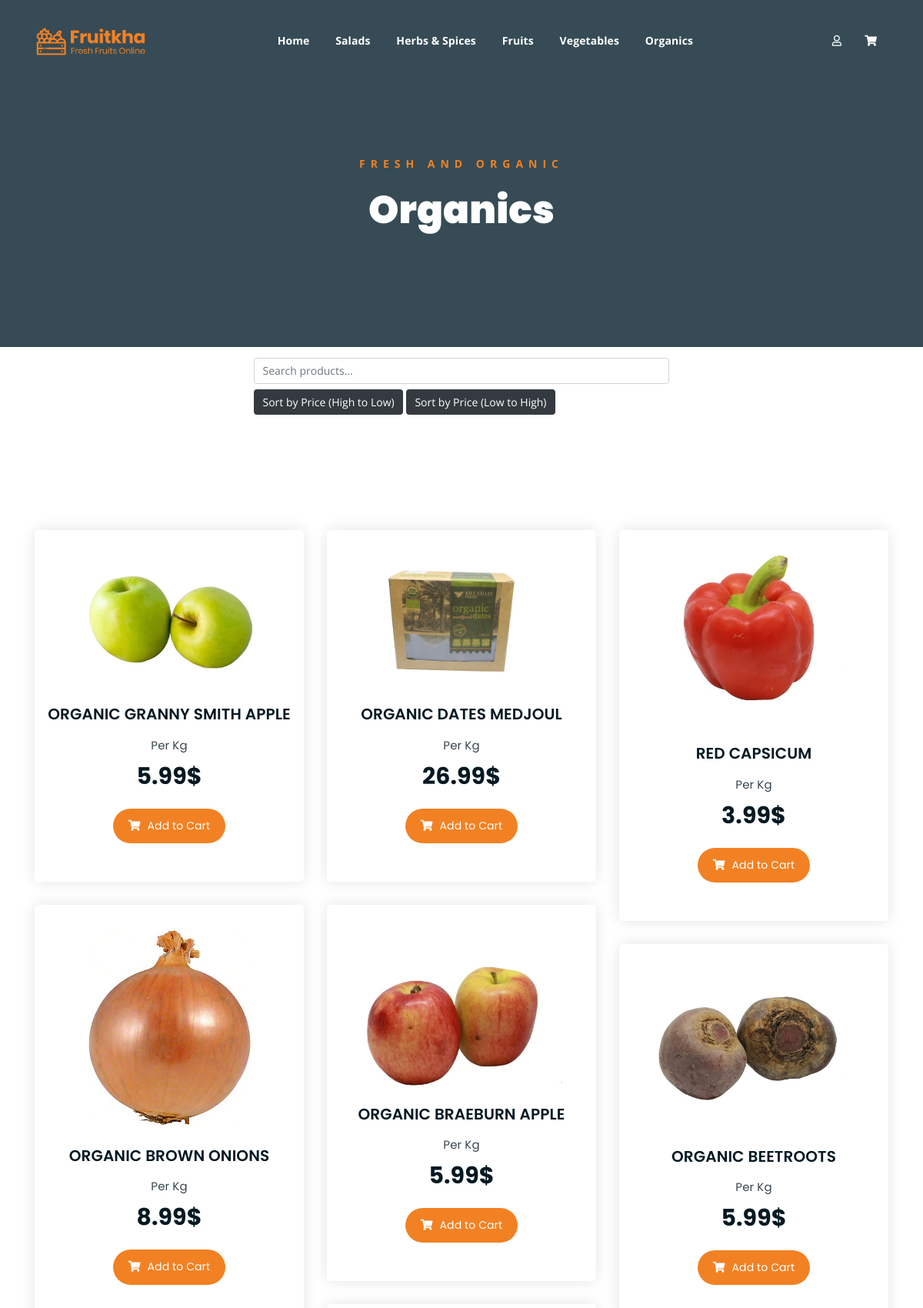
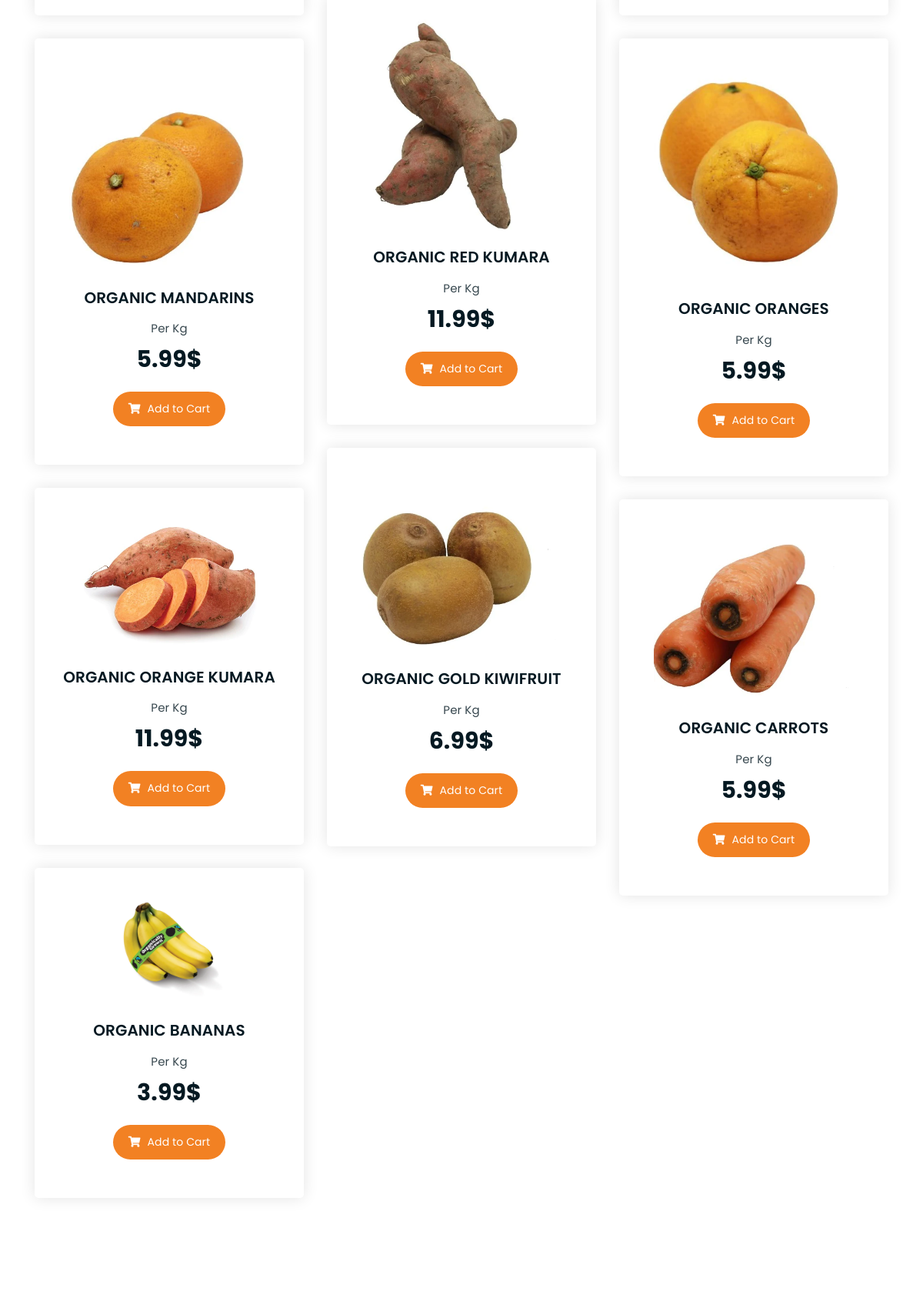
Screenshot of /category/display&id=1 (upper part) with the database file from the repository (2 pictures, top to bottom).
### tables this page shows
CREATE TABLE `categories` (
  `id` int NOT NULL,
  `name` varchar(100) NOT NULL
);

CREATE TABLE `products` (
  `id` int NOT NULL,
  `category_id` int NOT NULL,
  `name` varchar(255) NOT NULL,
  `description` text,
  `price` float(100,2) NOT NULL,
  `stock` int NOT NULL,
  `date` date NOT NULL,
  `image` varchar(255) DEFAULT NULL
);

### config/db.php (called while the page is built)
<?php
class Database {
    public static function connectPDO() {
        $dsn = 'mysql:host=localhost;dbname=ecommerce';
        $username = 'root';
        $password = '';
        try {
            $pdo = new PDO($dsn, $username, $password);
            $pdo->setAttribute(PDO::ATTR_ERRMODE, PDO::ERRMODE_EXCEPTION);
            $pdo->exec("SET NAMES 'utf8'");
            return $pdo;
        } catch (PDOException $e) {
            die('Connection failed: ' . $e->getMessage());
        }
    }
}

### helpers/utils.php (called while the page is built, shortened)
<?php
class Utils{
    public static function showCategories(){
        require_once 'models/category.php';
        $category = new Category();
        $categories = $category->getCategories();
        return $categories;
    }
}

### models/category.php (called while the page is built, shortened)
<?php
class Category{
    private $id;
    private $db;
    public function __construct(){
        $this->db = Database::connectPDO();
    }
    public function setId($id)
    {
        $this->id = $id;
        return $this;
    }
    public function getCategories(){
        $stmt = $this->db->query("SELECT * FROM categories ORDER BY id DESC");
        return $stmt->fetchAll(PDO::FETCH_OBJ);
    }
    public function getSingleCategory(){
        $stmt = $this->db->prepare("SELECT * FROM categories WHERE id = :id");
        $stmt->bindParam(':id', $this->id, PDO::PARAM_INT);
        $stmt->execute();
        return $stmt->fetch(PDO::FETCH_OBJ);
    }
}

### controllers/categoryController.php (called while the page is built, shortened)
<?php
require_once 'models/category.php';
require_once 'models/product.php';
class categoryController{
    public function display(){
        if(isset($_GET['id'])){
            $category = new Category();
            $category->setId($_GET['id']);
            $category = $category->getSingleCategory();
            $product = new Product();
            $product->setCategory_id($_GET['id']);
            $products = $product->getCatProducts();
        }
        require_once 'views_2/categories/display.php';
    }
}

### models/product.php (called while the page is built, shortened)
<?php
class Product {
    private $category_id;
    private $db;
    public function __construct() {
        $this->db = Database::connectPDO();
    }
    public function setCategory_id($category_id) {
        $this->category_id = $category_id;
        return $this;
    }
    public function getCatProducts() {
        $sql = "SELECT p.*, c.name AS 'catName' FROM products p "
            . "INNER JOIN categories c ON c.id = p.category_id "
            . "WHERE p.category_id = :category_id "
            . "ORDER BY id DESC";
        $stmt = $this->db->prepare($sql);
        $stmt->bindParam(':category_id', $this->category_id, PDO::PARAM_INT);
        $stmt->execute();
        return $stmt->fetchAll(PDO::FETCH_OBJ);
    }
}

### views_2/categories/display.php (the view, shortened to what this page needs)
<?php if (isset($category)): ?>
<div class="breadcrumb-section breadcrumb-bg">
    <div class="container">
        <div class="row">
            <div class="col-lg-8 offset-lg-2 text-center">
                <div class="breadcrumb-text">
                    <p>Fresh and Organic</p>
                    <h1><?= ucfirst($category->name); ?></h1>
                </div>
            </div>
        </div>
    </div>
</div>
    <div class="container mt-3 mb-3">
        <div class="row">
            <div class="col-lg-6 offset-lg-3">
                <input type="text" id="searchInput" class="form-control" placeholder="Search products...">
            </div>
            <div class="col-lg-6 offset-lg-3 mt-2">
                <button class="btn btn-dark" id="sortHighToLow">Sort by Price (High to Low)</button>
                <button class="btn btn-dark" id="sortLowToHigh">Sort by Price (Low to High)</button>
            </div>
        </div>
    </div>
<div class="product-section mt-150 mb-150">
    <div class="container" id="searchResults">
        <div class="row product-lists">
            <?php foreach ($products as $product): ?>
            <div class="col-lg-4 col-md-6 text-center">
                <div class="single-product-item">
                    <div class="product-image">
                        <a href="<?= base_url ?>product/singleProduct&id=<?= $product->id ?>"><img src="<?= base_url ?>uploads/images/<?= $product->image ?>" alt=""></a>
                    </div>
                    <h3><?= $product->name ?></h3>
                    <p class="product-price"><span>Per Kg</span> <?= $product->price ?>$ </p>
                    <a href="<?= base_url ?>cart/add&id=<?= $product->id; ?>" class="cart-btn"><i class="fas fa-shopping-cart"></i> Add to Cart</a>
                </div>
            </div>
            <?php endforeach; ?>
        </div>
    </div>
</div>
<?php else: ?>
    <h1>No categories found...</h1>
<?php endif; ?>

### views_2/layout/header.php (shortened to what this page needs)
<!DOCTYPE html>
<html lang="en">
<head>
    <link rel="stylesheet" href="<?=base_url?>assets_2/assets/css/all.min.css">
    <link rel="stylesheet" href="<?=base_url?>assets_2/assets/bootstrap/css/bootstrap.min.css">
    <link rel="stylesheet" href="<?=base_url?>assets_2/assets/css/owl.carousel.css">
    <link rel="stylesheet" href="<?=base_url?>assets_2/assets/css/magnific-popup.css">
    <link rel="stylesheet" href="<?=base_url?>assets_2/assets/css/animate.css">
    <link rel="stylesheet" href="<?=base_url?>assets_2/assets/css/meanmenu.min.css">
    <link rel="stylesheet" href="<?=base_url?>assets_2/assets/css/main.css">
    <link rel="stylesheet" href="<?=base_url?>assets_2/assets/css/responsive.css">
    <link rel="stylesheet" href="<?=base_url?>assets_2/assets/css/customscrollbar.css">
</head>
<body>
<div class="top-header-area" id="sticker">
    <div class="container">
        <div class="row">
            <div class="col-lg-12 col-sm-12 text-center">
                <div class="main-menu-wrap">
                    <div class="site-logo">
                        <a href="<?=base_url?>">
                            <img src="<?=base_url?>assets_2/assets/img/logo.png" alt="">
                        </a>
                    </div>
                    <nav class="main-menu">
                        <ul>
                            <li><a href="<?=base_url?>">Home</a></li>
                            <?php
                            $categories = Utils::showCategories();
                            foreach ($categories as $category):
                                ?>
                                <li>
                                    <a href="<?= base_url ?>category/display&id=<?= $category->id; ?>"><?= $category->name ?></a>
                                </li>
                            <?php
                            endforeach;
                            ?>
                            <li>
                                <div class="header-icons">
                                    <?php if(isset($_SESSION['identity'])): ?>
                                        <h6 class="welcome-text">Welcome, <?=$_SESSION['identity']->first_name?>!</h6>
                                    <div class="user-container">
                                        <a class="user-profile"><i class="far fa-user"></i></a>
                                        <ul class="sub-menu hidden">
                                            <li><a href="<?=base_url?>order/myOrders">My orders</a></li>
                                            <li><a href="<?=base_url?>user/logout">Log out</a></li>
                                        </ul>
                                    </div>
                                    <?php else: ?>
                                        <a class="user-profile login-trigger" href="#"><i class="far fa-user"></i></a>
                                    <?php endif; ?>
                                    <a class="shopping-cart" href="<?=base_url?>cart/index"><i class="fas fa-shopping-cart"></i></a>
                                </div>
                            </li>
                        </ul>
                    </nav>
                </div>
            </div>
        </div>
    </div>
</div>

### assets_2/assets/css/main.css (style rules this page uses)
html { font-size: 14px; font-weight: 400; line-height: 28px; height: 100%; }
body { font-family: "Open Sans", sans-serif; font-weight: 400; font-size: 1rem; letter-spacing: 0.1px; line-height: 1.8; color: #051922; overflow-x: hidden; }
body img { max-width: 100%; }
a { cursor: pointer; text-decoration: none; -webkit-transition: all 0.2s ease-in-out; -o-transition: all 0.2s ease-in-out; transition: all 0.2s ease-in-out; }
h1, .h1, h2, .h2, h3, .h3, h4, .h4, h5, .h5, h6, .h6 { font-family: "Poppins", sans-serif; font-weight: 700; margin: 0 0 1.25rem 0; color: #051922; }
h1:last-child, .h1:last-child, h2:last-child, .h2:last-child, h3:last-child, .h3:last-child, h4:last-child, .h4:last-child, h5:last-child, .h5:last-child, h6:last-child, .h6:last-child { margin: 0; }
h1, .h1 { font-size: 4rem; font-weight: 700; line-height: 4rem; }
h3, .h3 { font-size: 2rem; font-weight: 700; line-height: 2.25rem; }
p { font-family: "Open Sans", sans-serif; font-weight: 400; font-size: 1rem; letter-spacing: 0.1px; line-height: 1.8; color: #051922; margin: 0 0 1.25rem 0; }
.mt-150 { margin-top: 150px; }
.mb-150 { margin-bottom: 150px; }
a.boxed-btn, a.bordered-btn, a.cart-btn { border-radius: 50px; }
.breadcrumb-bg { background-image: url(../img/breadcrumb-bg.jpg); }
.breadcrumb-text p { color: #F28123; font-weight: 700; text-transform: uppercase; letter-spacing: 7px; }
.breadcrumb-text h1 { font-size: 50px; font-weight: 900; color: #fff; margin: 0; margin-top: 20px; }
.breadcrumb-section { padding: 150px 0; background-size: cover; background-position: center center; position: relative; z-index: 1; background-attachment: fixed; padding-top: 200px; }
.breadcrumb-section:after { position: absolute; left: 0; top: 0; width: 100%; height: 100%; content: ""; background-color: #07212e; z-index: -1; opacity: 0.8; }
.top-header-area { position: absolute; z-index: 999; width: 100%; padding: 25px 0; }
nav.main-menu ul { margin: 0; padding: 0; list-style: none; }
nav.main-menu ul li { display: inline-block; }
nav.main-menu ul li a { color: #fff; font-weight: 700; display: block; padding: 15px; }
nav.main-menu ul > li { position: relative; }
nav.main-menu ul li:last-child a { display: inline-block; }
nav.main-menu > ul li:last-child { float: right; }
.site-logo { float: left; max-width: 150px; }
.main-menu-wrap { position: relative; }
.header-icons a { color: #fff; display: inline-block; padding: 10px; }
.site-logo { padding: 6px 0; }
nav.main-menu li a { -webkit-transition: 0.3s; -o-transition: 0.3s; transition: 0.3s; }
.top-header-area .header-icons a { -webkit-transition: 0.3s; -o-transition: 0.3s; transition: 0.3s; }
.top-header-area { -webkit-transition: 0.3s; -o-transition: 0.3s; transition: 0.3s; }
.product-image img { -webkit-transition: 0.3s; -o-transition: 0.3s; transition: 0.3s; }
a.cart-btn { -webkit-transition: 0.3s; -o-transition: 0.3s; transition: 0.3s; }
.single-product-item { -webkit-transition: 0.3s; -o-transition: 0.3s; transition: 0.3s; }
html, body { height: 100%; }
.single-product-item { margin-bottom: 30px; }
.product-image { padding: 30px; padding-bottom: 0; }
.product-image img { width: 90%; border-radius: 5px; margin-bottom: 20px; }
.single-product-item h3 { font-size: 20px; font-weight: 600; margin-bottom: 10px; }
p.product-price { font-family: 'Poppins', sans-serif; font-size: 30px; font-weight: 700; margin-bottom: 15px; }
p.product-price span { display: block; opacity: 0.8; font-size: 15px; font-weight: 400; }
a.cart-btn { font-family: 'Poppins', sans-serif; display: inline-block; background-color: #F28123; color: #fff; padding: 10px 20px; }
a.cart-btn i { margin-right: 5px; }
.single-product-item { -webkit-box-shadow: 0 0 20px #e4e4e4; box-shadow: 0 0 20px #e4e4e4; padding-bottom: 50px; border-radius: 5px; }

### assets_2/assets/css/customscrollbar.css (style rules this page uses)
* { scrollbar-width: thin; scrollbar-color: #f08023 #f1f1f1; }
body { scrollbar-width: thin; scrollbar-color: #f08023 #f1f1f1; }

### views_2/layout/header.php (style rules this page uses)
.header-icons { display: flex; align-items: center; }

### rows the page displays
categories: name "Salads"
categories: name "Herbs & Spices"
categories: name "Fruits"
categories: name "Vegetables"
categories: name "Organics"
products: image (picture), name "ORGANIC GRANNY SMITH APPLE", price "5.99"
products: image (picture), name "ORGANIC DATES MEDJOUL", price "26.99"
products: image (picture), name "RED CAPSICUM", price "3.99"
products: image (picture), name "ORGANIC BROWN ONIONS", price "8.99"
products: image (picture), name "ORGANIC BRAEBURN APPLE", price "5.99"
products: image (picture), name "ORGANIC BEETROOTS", price "5.99"
products: image (picture), name "ORGANIC RED KUMARA", price "11.99"
products: image (picture), name "ORGANIC MANDARINS", price "5.99"
products: image (picture), name "ORGANIC ORANGES", price "5.99"
products: image (picture), name "ORGANIC GOLD KIWIFRUIT", price "6.99"
products: image (picture), name "ORGANIC ORANGE KUMARA", price "11.99"
products: image (picture), name "ORGANIC CARROTS", price "5.99"
products: image (picture), name "ORGANIC BANANAS", price "3.99"
